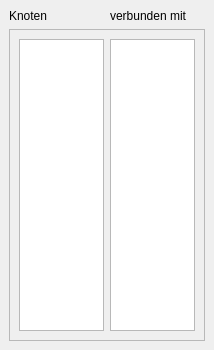
<?xml version="1.0" encoding="UTF-8"?>
<ui version="4.0">
 <class>DockWidget</class>
 <widget class="QDockWidget" name="DockWidget">
  <property name="geometry">
   <rect>
    <x>0</x>
    <y>0</y>
    <width>214</width>
    <height>350</height>
   </rect>
  </property>
  <property name="floating">
   <bool>false</bool>
  </property>
  <property name="features">
   <set>QDockWidget::AllDockWidgetFeatures</set>
  </property>
  <property name="allowedAreas">
   <set>Qt::TopDockWidgetArea</set>
  </property>
  <property name="windowTitle">
   <string>Knotenliste</string>
  </property>
  <widget class="QWidget" name="dockWidgetContents">
   <layout class="QVBoxLayout" name="verticalLayout">
    <item>
     <layout class="QHBoxLayout" name="horizontalLayout">
      <item>
       <widget class="QLabel" name="label">
        <property name="text">
         <string>Knoten</string>
        </property>
       </widget>
      </item>
      <item>
       <widget class="QLabel" name="label_2">
        <property name="text">
         <string>verbunden mit</string>
        </property>
       </widget>
      </item>
     </layout>
    </item>
    <item>
     <widget class="QScrollArea" name="scrollArea">
      <property name="widgetResizable">
       <bool>true</bool>
      </property>
      <widget class="QWidget" name="scrollAreaWidgetContents_2">
       <property name="geometry">
        <rect>
         <x>0</x>
         <y>0</y>
         <width>188</width>
         <height>274</height>
        </rect>
       </property>
       <layout class="QHBoxLayout" name="horizontalLayout_2">
        <item>
         <widget class="QTextEdit" name="textEdit">
          <property name="readOnly">
           <bool>true</bool>
          </property>
         </widget>
        </item>
        <item>
         <widget class="QTextEdit" name="textEdit_2">
          <property name="readOnly">
           <bool>true</bool>
          </property>
         </widget>
        </item>
       </layout>
      </widget>
     </widget>
    </item>
   </layout>
  </widget>
 </widget>
 <resources/>
 <connections/>
</ui>
